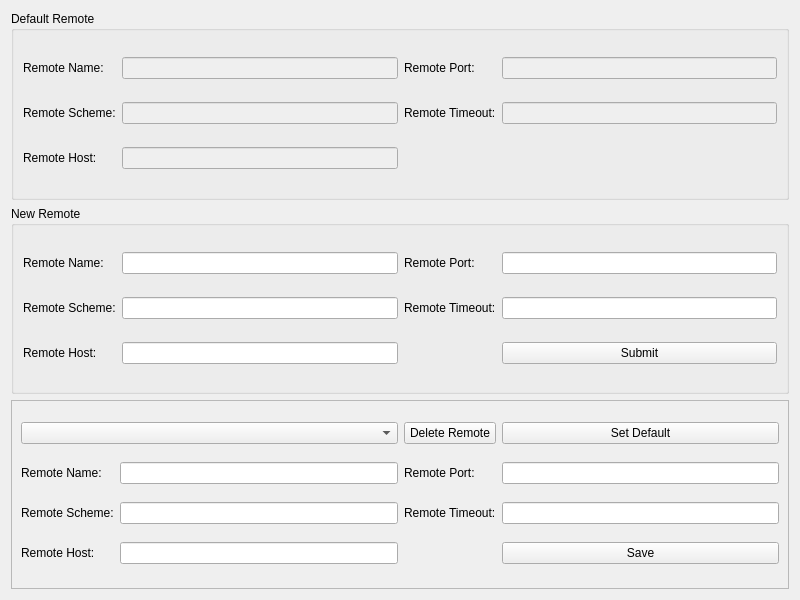
<?xml version="1.0" encoding="UTF-8"?>
<ui version="4.0">
 <class>UpldrSettings</class>
 <widget class="QWidget" name="UpldrSettings">
  <property name="geometry">
   <rect>
    <x>0</x>
    <y>0</y>
    <width>800</width>
    <height>600</height>
   </rect>
  </property>
  <property name="minimumSize">
   <size>
    <width>800</width>
    <height>600</height>
   </size>
  </property>
  <property name="baseSize">
   <size>
    <width>800</width>
    <height>600</height>
   </size>
  </property>
  <property name="windowTitle">
   <string>Upldr Settings</string>
  </property>
  <layout class="QGridLayout" name="gridLayout_4">
   <item row="0" column="0">
    <widget class="QGroupBox" name="defaultRemoteBox">
     <property name="title">
      <string>Default Remote</string>
     </property>
     <layout class="QGridLayout" name="gridLayout">
      <item row="0" column="0">
       <widget class="QLabel" name="label">
        <property name="text">
         <string>Remote Name:</string>
        </property>
       </widget>
      </item>
      <item row="0" column="1">
       <widget class="QLineEdit" name="defaultRemoteNameEdit">
        <property name="enabled">
         <bool>false</bool>
        </property>
       </widget>
      </item>
      <item row="0" column="2">
       <widget class="QLabel" name="label_4">
        <property name="text">
         <string>Remote Port:</string>
        </property>
       </widget>
      </item>
      <item row="0" column="3">
       <widget class="QLineEdit" name="defaultRemotePortEdit">
        <property name="enabled">
         <bool>false</bool>
        </property>
       </widget>
      </item>
      <item row="1" column="0">
       <widget class="QLabel" name="label_2">
        <property name="text">
         <string>Remote Scheme:</string>
        </property>
       </widget>
      </item>
      <item row="1" column="1">
       <widget class="QLineEdit" name="defaultRemoteSchemeEdit">
        <property name="enabled">
         <bool>false</bool>
        </property>
       </widget>
      </item>
      <item row="1" column="2">
       <widget class="QLabel" name="label_5">
        <property name="text">
         <string>Remote Timeout:</string>
        </property>
       </widget>
      </item>
      <item row="1" column="3">
       <widget class="QLineEdit" name="defaultRemoteTimeoutEdit">
        <property name="enabled">
         <bool>false</bool>
        </property>
       </widget>
      </item>
      <item row="2" column="0">
       <widget class="QLabel" name="label_3">
        <property name="text">
         <string>Remote Host:</string>
        </property>
       </widget>
      </item>
      <item row="2" column="1">
       <widget class="QLineEdit" name="defaultRemoteHostEdit">
        <property name="enabled">
         <bool>false</bool>
        </property>
       </widget>
      </item>
     </layout>
    </widget>
   </item>
   <item row="1" column="0">
    <widget class="QGroupBox" name="defaultRemoteBox_2">
     <property name="title">
      <string>New Remote</string>
     </property>
     <layout class="QGridLayout" name="gridLayout_2">
      <item row="0" column="0">
       <widget class="QLabel" name="label_6">
        <property name="text">
         <string>Remote Name:</string>
        </property>
       </widget>
      </item>
      <item row="0" column="1">
       <widget class="QLineEdit" name="newRemoteNameEdit">
        <property name="enabled">
         <bool>true</bool>
        </property>
       </widget>
      </item>
      <item row="0" column="2">
       <widget class="QLabel" name="label_9">
        <property name="text">
         <string>Remote Port:</string>
        </property>
       </widget>
      </item>
      <item row="0" column="3">
       <widget class="QLineEdit" name="newRemotePortEdit">
        <property name="enabled">
         <bool>true</bool>
        </property>
       </widget>
      </item>
      <item row="1" column="0">
       <widget class="QLabel" name="label_7">
        <property name="text">
         <string>Remote Scheme:</string>
        </property>
       </widget>
      </item>
      <item row="1" column="1">
       <widget class="QLineEdit" name="newRemoteSchemeEdit">
        <property name="enabled">
         <bool>true</bool>
        </property>
       </widget>
      </item>
      <item row="1" column="2">
       <widget class="QLabel" name="label_10">
        <property name="text">
         <string>Remote Timeout:</string>
        </property>
       </widget>
      </item>
      <item row="1" column="3">
       <widget class="QLineEdit" name="newRemoteTimeoutEdit">
        <property name="enabled">
         <bool>true</bool>
        </property>
       </widget>
      </item>
      <item row="2" column="0">
       <widget class="QLabel" name="label_8">
        <property name="text">
         <string>Remote Host:</string>
        </property>
       </widget>
      </item>
      <item row="2" column="1">
       <widget class="QLineEdit" name="newRemoteHostEdit">
        <property name="enabled">
         <bool>true</bool>
        </property>
       </widget>
      </item>
      <item row="2" column="3">
       <widget class="QPushButton" name="submitNewButton">
        <property name="text">
         <string>Submit</string>
        </property>
       </widget>
      </item>
     </layout>
    </widget>
   </item>
   <item row="2" column="0">
    <widget class="QFrame" name="frame">
     <property name="frameShape">
      <enum>QFrame::StyledPanel</enum>
     </property>
     <property name="frameShadow">
      <enum>QFrame::Raised</enum>
     </property>
     <layout class="QGridLayout" name="gridLayout_3">
      <item row="0" column="0" colspan="2">
       <widget class="QComboBox" name="remotesComboBox"/>
      </item>
      <item row="0" column="3">
       <widget class="QPushButton" name="setDefaultButton">
        <property name="text">
         <string>Set Default</string>
        </property>
       </widget>
      </item>
      <item row="1" column="0">
       <widget class="QLabel" name="label_11">
        <property name="text">
         <string>Remote Name:</string>
        </property>
       </widget>
      </item>
      <item row="1" column="1">
       <widget class="QLineEdit" name="listRemoteNameEdit">
        <property name="enabled">
         <bool>true</bool>
        </property>
       </widget>
      </item>
      <item row="1" column="2">
       <widget class="QLabel" name="label_15">
        <property name="text">
         <string>Remote Port:</string>
        </property>
       </widget>
      </item>
      <item row="1" column="3">
       <widget class="QLineEdit" name="listRemotePortEdit">
        <property name="enabled">
         <bool>true</bool>
        </property>
       </widget>
      </item>
      <item row="2" column="0">
       <widget class="QLabel" name="label_13">
        <property name="text">
         <string>Remote Scheme:</string>
        </property>
       </widget>
      </item>
      <item row="2" column="1">
       <widget class="QLineEdit" name="listRemoteSchemeEdit">
        <property name="enabled">
         <bool>true</bool>
        </property>
       </widget>
      </item>
      <item row="2" column="2">
       <widget class="QLabel" name="label_12">
        <property name="text">
         <string>Remote Timeout:</string>
        </property>
       </widget>
      </item>
      <item row="2" column="3">
       <widget class="QLineEdit" name="listRemoteTimeoutEdit">
        <property name="enabled">
         <bool>true</bool>
        </property>
       </widget>
      </item>
      <item row="3" column="0">
       <widget class="QLabel" name="label_14">
        <property name="text">
         <string>Remote Host:</string>
        </property>
       </widget>
      </item>
      <item row="3" column="1">
       <widget class="QLineEdit" name="listRemoteHostEdit">
        <property name="enabled">
         <bool>true</bool>
        </property>
       </widget>
      </item>
      <item row="3" column="3">
       <widget class="QPushButton" name="saveButton">
        <property name="text">
         <string>Save</string>
        </property>
       </widget>
      </item>
      <item row="0" column="2">
       <widget class="QPushButton" name="deleteRemoteButton">
        <property name="text">
         <string>Delete Remote</string>
        </property>
       </widget>
      </item>
     </layout>
    </widget>
   </item>
  </layout>
 </widget>
 <resources/>
 <connections>
  <connection>
   <sender>submitNewButton</sender>
   <signal>clicked()</signal>
   <receiver>UpldrSettings</receiver>
   <slot>submitRemoteSlot()</slot>
   <hints>
    <hint type="sourcelabel">
     <x>598</x>
     <y>353</y>
    </hint>
    <hint type="destinationlabel">
     <x>514</x>
     <y>283</y>
    </hint>
   </hints>
  </connection>
  <connection>
   <sender>setDefaultButton</sender>
   <signal>clicked()</signal>
   <receiver>UpldrSettings</receiver>
   <slot>setDefaultSlot()</slot>
   <hints>
    <hint type="sourcelabel">
     <x>569</x>
     <y>432</y>
    </hint>
    <hint type="destinationlabel">
     <x>514</x>
     <y>337</y>
    </hint>
   </hints>
  </connection>
  <connection>
   <sender>saveButton</sender>
   <signal>clicked()</signal>
   <receiver>UpldrSettings</receiver>
   <slot>saveRemoteSlot()</slot>
   <hints>
    <hint type="sourcelabel">
     <x>551</x>
     <y>556</y>
    </hint>
    <hint type="destinationlabel">
     <x>514</x>
     <y>402</y>
    </hint>
   </hints>
  </connection>
  <connection>
   <sender>remotesComboBox</sender>
   <signal>currentIndexChanged(int)</signal>
   <receiver>UpldrSettings</receiver>
   <slot>refreshAll()</slot>
   <hints>
    <hint type="sourcelabel">
     <x>178</x>
     <y>426</y>
    </hint>
    <hint type="destinationlabel">
     <x>0</x>
     <y>414</y>
    </hint>
   </hints>
  </connection>
  <connection>
   <sender>deleteRemoteButton</sender>
   <signal>clicked()</signal>
   <receiver>UpldrSettings</receiver>
   <slot>deleteRemoteSlot()</slot>
   <hints>
    <hint type="sourcelabel">
     <x>463</x>
     <y>438</y>
    </hint>
    <hint type="destinationlabel">
     <x>312</x>
     <y>442</y>
    </hint>
   </hints>
  </connection>
 </connections>
 <slots>
  <slot>submitRemoteSlot()</slot>
  <slot>setDefaultSlot()</slot>
  <slot>saveRemoteSlot()</slot>
  <slot>refreshAll()</slot>
  <slot>deleteRemoteSlot()</slot>
 </slots>
</ui>
